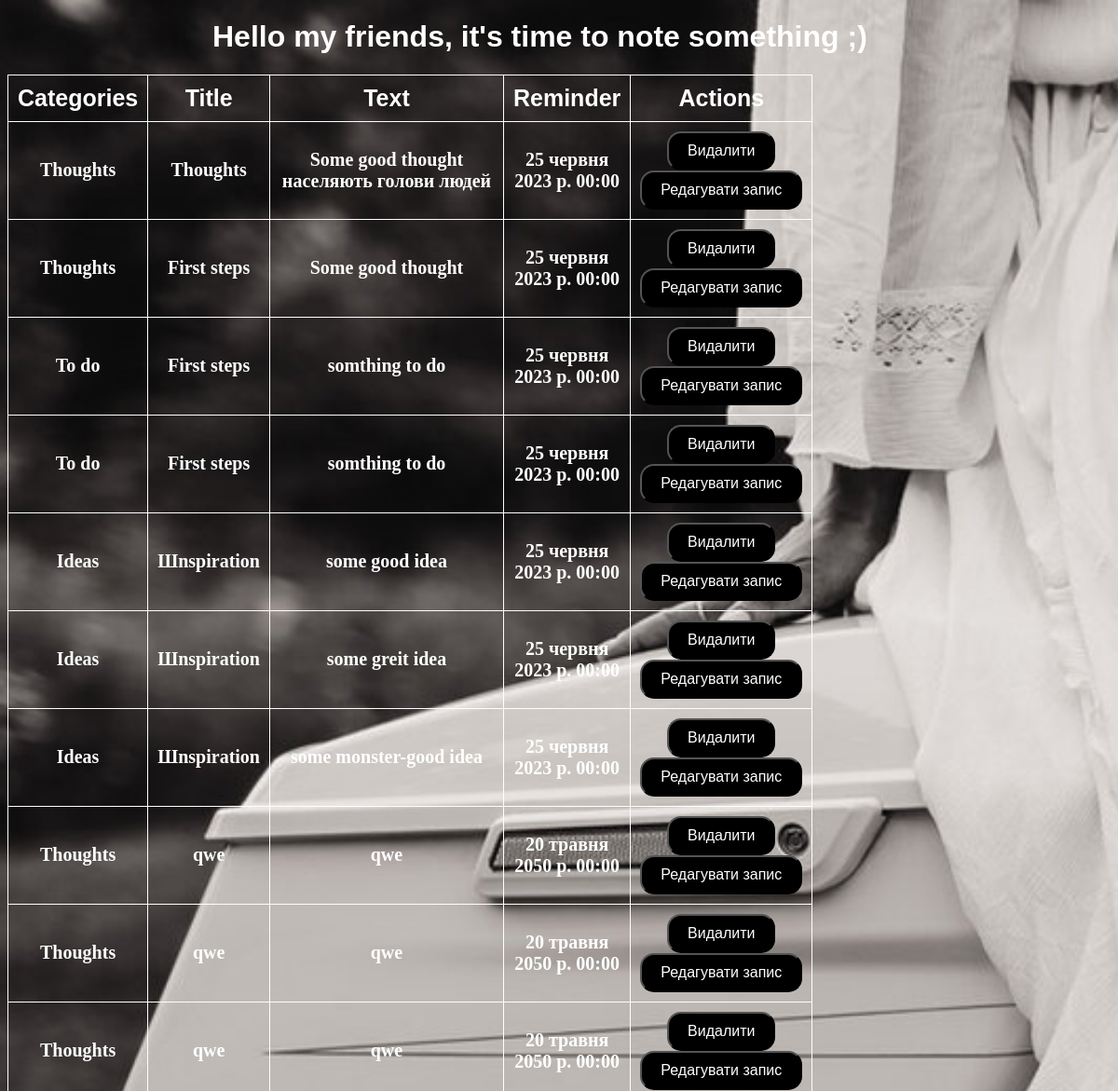
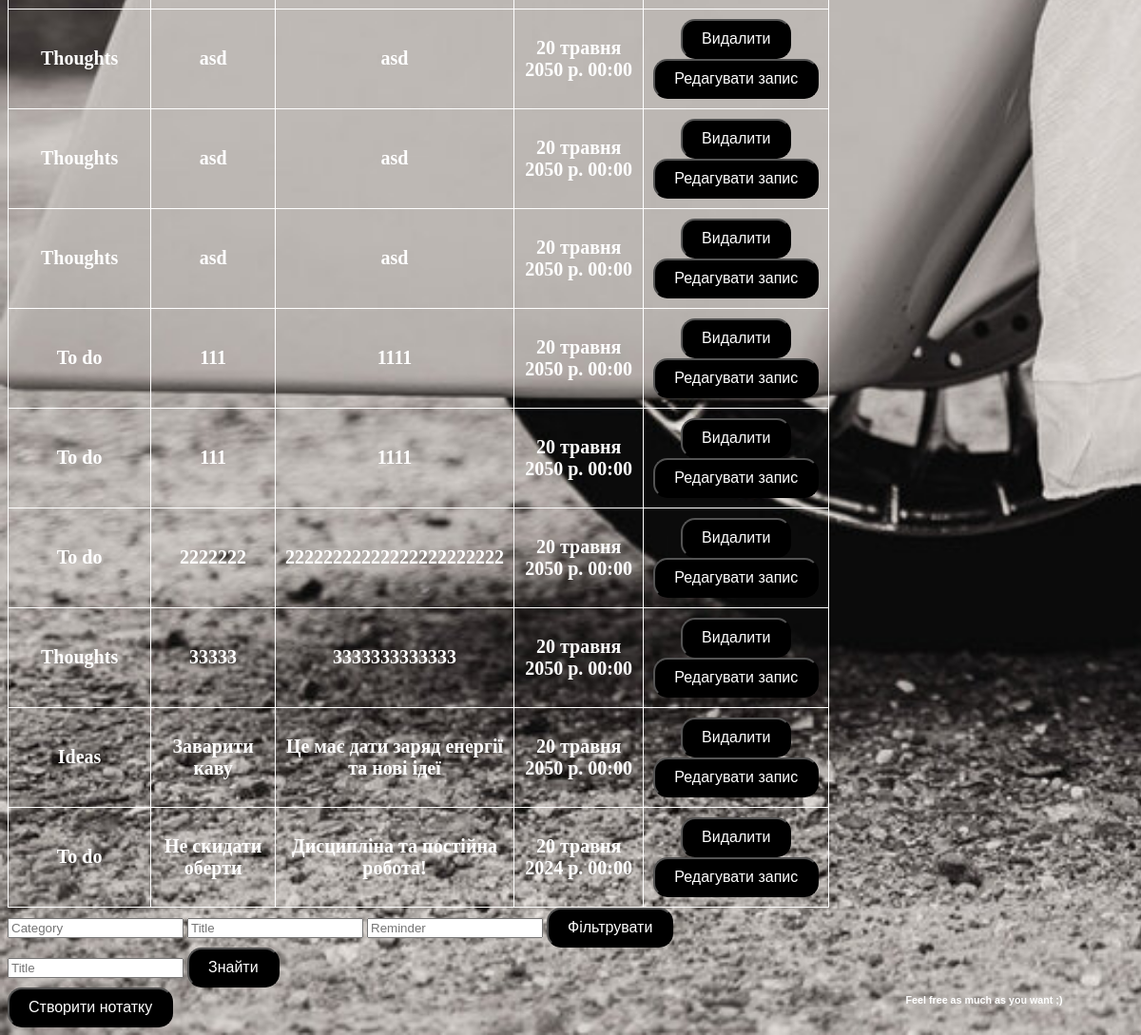
The app's page /notes/ with its own data (2 pictures, top to bottom).
### notes/models.py (models this page shows, shortened)
class Notes(models.Model):
    categories = models.ForeignKey(Categories, on_delete=models.CASCADE, related_name='notes')
    title = models.CharField(max_length=200)
    text = models.TextField()
    reminder = models.DateTimeField('reminder date')

class Categories(models.Model):
    title = models.CharField(max_length=200)

### notes/views.py (the view)
# urls.py: path('', views.notes, name='notes'),
def notes(request):
    notes = Notes.objects.select_related('categories').all()
    return render(request, 'notes/index.html', {'data': notes})

### notes/templates/notes/index.html (shortened to what this page needs)
<!DOCTYPE html>
<html lang="en">
<head>
    {% load static %}
    <link rel="stylesheet" type="text/css" href="{% static 'notes/css/style.css' %}">
</head>
<body>
<h1> Hello my friends, it's time to note something ;) </h1>
<h6> Feel free as much as you want ;) </h6>
<div>
    <table>
        <thead>
            <tr>
                <th>Categories</th>
                <th>Title</th>
                <th>Text</th>
                <th>Reminder</th>
                <th>Actions</th>
            </tr>
        </thead>
        <tbody>
            {% for note in data %}
                <tr>
                    <td>{{ note.categories.title }}</td>
                    <td>{{ note.title }}</td>
                    <td>{{ note.text }}</td>
                    <td>{{ note.reminder }}</td>
                    <td><form action="{% url 'notes:delete' note.id %}" method="post">
                        <input class="my-button" type="submit" value="Видалити">
                        </form>
                        <form action="{% url 'notes:correct' note.id %}" method="get">
                        <input class="my-button" type="submit" value="Редагувати запис">
                        </form>
                    </td>
                </tr>
            {% endfor %}
        </tbody>
    </table>
</div>
<form action="{% url 'notes:filter' %}">
  <input type="text" name="category" placeholder="Сategory">
  <input type="text" name="title" placeholder="Title">
  <input type="text" name="reminder" placeholder="Reminder">
  <input class="my-button" type="submit" value="Фільтрувати">
</form>
<form action="{% url 'notes:find' %}">
  <input type="text" name="title" placeholder="Title">
  <input class="my-button" type="submit" value="Знайти">
</form>
<button class="my-button" onclick="redirectToPage()">Створити нотатку</button>
</body>
</html>

### notes/static/notes/css/style.css (style rules this page uses)
body { background-color: #ffffff; background-image: url('moto.jpg'); background-repeat: no-repeat; background-size: cover; }
h1 { margin-left: 220px; font-family: Italic, sans-serif; color: white; }
h6 { position: absolute; right: 0; bottom: 0; transform: translate(-50%, -50%); color: #ffffff; font-family: Italic, sans-serif; }
h1 { color: white; }
table { border-collapse: collapse; width: 50%; margin-left: 0px; margin-right: 0px; margin-top: 0px; }
table th { border: 1px solid white !important; padding: 10px; color: white !important; text-align: center; font-size: 25px; font-weight: bold; font-family: Arial, sans-serif; }
table td { border: 1px solid white !important; padding: 10px; color: white !important; text-align: center; font-size: 20px; font-weight: bold; }
.my-button { background-color: black; color: #ffffff; padding: 10px 20px; font-size: 16px; margin-left: 0px; margin-right: 0px; border-radius: 15px; }

### records on screen
Notes: categories "Thoughts", title "Thoughts", text "Some good thought населяють голови людей", reminder "25 червня 2023 р. 00:00"
Notes: categories "Thoughts", title "First steps", text "Some good thought", reminder "25 червня 2023 р. 00:00"
Notes: categories "To do", title "First steps", text "somthing to do", reminder "25 червня 2023 р. 00:00"
Notes: categories "To do", title "First steps", text "somthing to do", reminder "25 червня 2023 р. 00:00"
Notes: categories "Ideas", title "Шnspiration", text "some good idea", reminder "25 червня 2023 р. 00:00"
Notes: categories "Ideas", title "Шnspiration", text "some greit idea", reminder "25 червня 2023 р. 00:00"
Notes: categories "Ideas", title "Шnspiration", text "some monster-good idea", reminder "25 червня 2023 р. 00:00"
Notes: categories "Thoughts", title "qwe", text "qwe", reminder "20 травня 2050 р. 00:00"
Notes: categories "Thoughts", title "qwe", text "qwe", reminder "20 травня 2050 р. 00:00"
Notes: categories "Thoughts", title "qwe", text "qwe", reminder "20 травня 2050 р. 00:00"
Notes: categories "Thoughts", title "asd", text "asd", reminder "20 травня 2050 р. 00:00"
Notes: categories "Thoughts", title "asd", text "asd", reminder "20 травня 2050 р. 00:00"
Notes: categories "Thoughts", title "asd", text "asd", reminder "20 травня 2050 р. 00:00"
Notes: categories "To do", title "111", text "1111", reminder "20 травня 2050 р. 00:00"
Notes: categories "To do", title "111", text "1111", reminder "20 травня 2050 р. 00:00"
Notes: categories "To do", title "2222222", text "22222222222222222222222", reminder "20 травня 2050 р. 00:00"
Notes: categories "Thoughts", title "33333", text "3333333333333", reminder "20 травня 2050 р. 00:00"
Notes: categories "Ideas", title "Заварити каву", text "Це має дати заряд енергії та нові ідеї", reminder "20 травня 2050 р. 00:00"
Notes: categories "To do", title "Не скидати оберти", text "Дисципліна та постійна робота!", reminder "20 травня 2024 р. 00:00"
